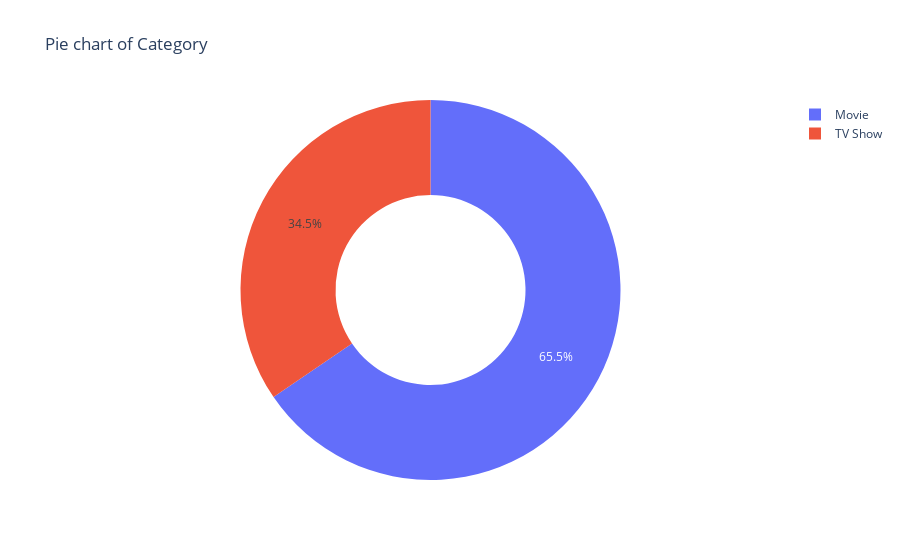

The notebook cell saved with this chart:
### Markdown cell above
## Pie Charts

### Code cell
figure = px.pie(data, values='Votes', names='Category', title='Pie chart of Category', hole=0.5)
figure.show()     #pie chart of the Category type by total votes corresponding to them.

# 65.5% of the total content is Movie and 34.5% of them are TV Show.

### Figure 1 — Plotly figure (JSON) as saved in the notebook; plotly's stock layout.template omitted (floating-point values rounded to 4 significant figures; data arrays with more than 128 entries replaced by an {"elided": "..."} marker saying what was removed)
{"data": [{"domain": {"x": [0, 1], "y": [0, 1]}, "hole": 0.5, "hovertemplate": "Category=%{label}<br>Votes=%{value}<extra></extra>", "labels": {"elided": "9328 str values"}, "legendgroup": "", "name": "", "showlegend": true, "type": "pie", "values": {"elided": "9328 int values"}}], "layout": {"legend": {"tracegroupgap": 0}, "title": {"text": "Pie chart of Category"}}}
